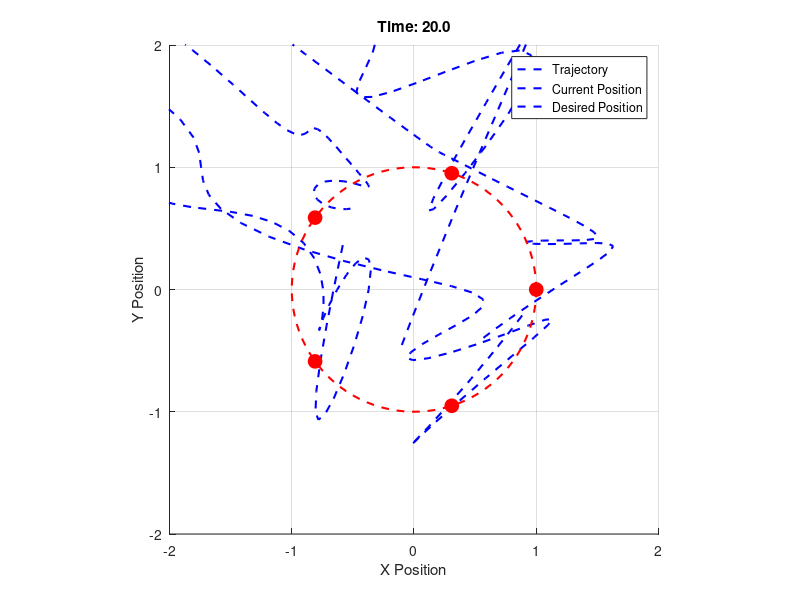
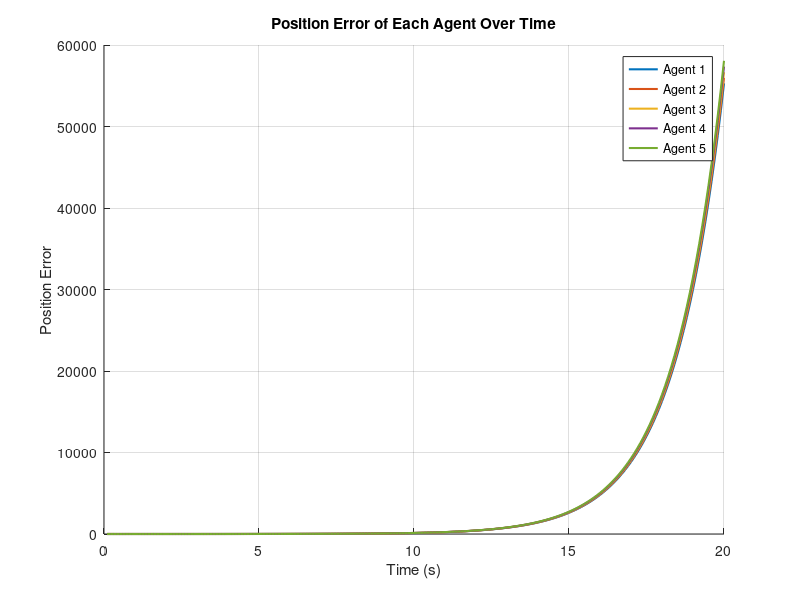

Recreate these plots in MATLAB, in order.
% 五个智能体在圆周上形成正五边形的固定编队

% 设置智能体数量和圆周半径
n = 5;
r = 1;

% 初始化智能体随机位置和速度
positions = 2 * r * (rand(2, n) - 0.5);  % 初始位置随机分布在[-r, r]范围内
velocities = zeros(2, n);  % 初始速度为零

% 控制增益矩阵
K1 = kron(eye(2), [0.5, 0.5]);  % 使用 Kronecker 积计算增益矩阵
K2 = 3 * eye(2);  % 邻居位置控制增益
Kv = 1 * eye(2);  % 速度控制增益
Kf = 0 * eye(2);  % 前馈控制增益

% 仿真参数
dt = 0.1;  % 时间步长
simulation_time = 20;  % 仿真总时间
num_steps = simulation_time / dt;

% 计算期望位置
theta = linspace(0, 2*pi, n+1);
theta = theta(1:end-1);
desired_positions = [r * cos(theta); r * sin(theta)];

% 初始化轨迹和误差
trajectories = cell(1, n);
position_errors = zeros(n, num_steps);

for i = 1:n
    trajectories{i} = zeros(2, num_steps);
end

% 计算期望速度
desired_velocities = zeros(2, n);

% 主循环进行仿真
for t = 1:num_steps
    % 记录当前智能体位置和误差
    for i = 1:n
        trajectories{i}(:, t) = positions(:, i);
        position_errors(i, t) = norm(desired_positions(:, i) - positions(:, i));
    end
    
    % 计算每个智能体的控制力
    control_forces = zeros(2, n);
    
    for i = 1:n
        % 计算位置和速度误差
        position_error = desired_positions(:, i) - positions(:, i);
        velocity_error = - velocities(:, i);  % 速度误差
        
        % 前馈控制力
        feedforward_control = Kf * desired_velocities(:, i);
        
        % 位置和速度控制力
        u1 = K1 * [position_error; velocity_error];
        
        % 计算第二个控制输入部分
        u2 = zeros(2, 1);
        for j = 1:n
            if i ~= j
                position_error_neighbor = (positions(:, j) - positions(:, i)) - (desired_positions(:, j) - desired_positions(:, i));
                u2 = u2 + K2 * position_error_neighbor;
            end
        end
        
        % 总控制力
        control_force = u1 + u2 + feedforward_control;
        
        % 更新速度和位置
        velocities(:, i) = velocities(:, i) + control_force * dt;
        positions(:, i) = positions(:, i) + velocities(:, i) * dt;
    end
    
    % 绘制当前时刻的智能体位置和轨迹
    figure(1);
    clf; % 清除当前图形窗口
    hold on;
    
    % 绘制轨迹线
    for i = 1:n
        plot(trajectories{i}(1, 1:t), trajectories{i}(2, 1:t), '--', 'Color', [0 0 1], 'LineWidth', 1.5); % 用虚线绘制轨迹
    end
    
    % 绘制当前智能体位置
    plot(positions(1, :), positions(2, :), 'bo', 'MarkerSize', 10, 'MarkerFaceColor', 'b');
    plot(desired_positions(1, :), desired_positions(2, :), 'ro', 'MarkerSize', 10, 'MarkerFaceColor', 'r');  % 绘制期望位置
    
    % 按顺序用虚线连接智能体
    for i = 1:n
        next_i = mod(i, n) + 1;
        plot([positions(1, i), positions(1, next_i)], [positions(2, i), positions(2, next_i)], 'b--', 'LineWidth', 1.5);
    end
    
    % 绘制期望位置的圆弧连线
    theta_dense = linspace(0, 2*pi, 100);
    plot(r * cos(theta_dense), r * sin(theta_dense), 'r--', 'LineWidth', 1.5);
    
    hold off;
    axis equal;
    title(sprintf('Time: %.1f', t*dt));
    xlabel('X Position');
    ylabel('Y Position');
    xlim([-2*r 2*r]);
    ylim([-2*r 2*r]);
    grid on;
    legend('Trajectory', 'Current Position', 'Desired Position', 'Location', 'Best');
    pause(0.1);
end

% 绘制位置误差图像
figure(2);
hold on;
for i = 1:n
    plot((1:num_steps) * dt, position_errors(i, :), 'LineWidth', 1.5);
end
hold off;
xlabel('Time (s)');
ylabel('Position Error');
title('Position Error of Each Agent Over Time');
legend(arrayfun(@(i) sprintf('Agent %d', i), 1:n, 'UniformOutput', false), 'Location', 'Best');
grid on;
